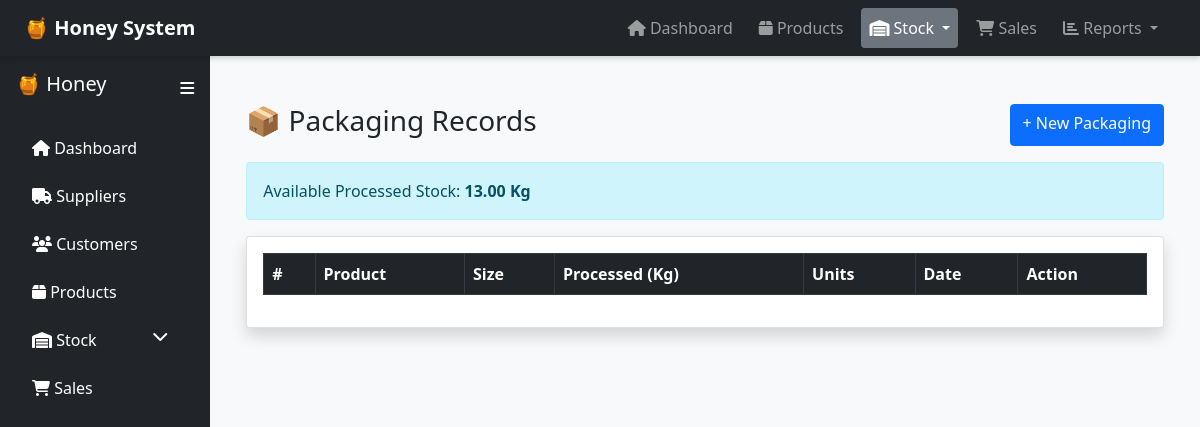
The page /stock/packaging/index.php on the database as committed earlier.
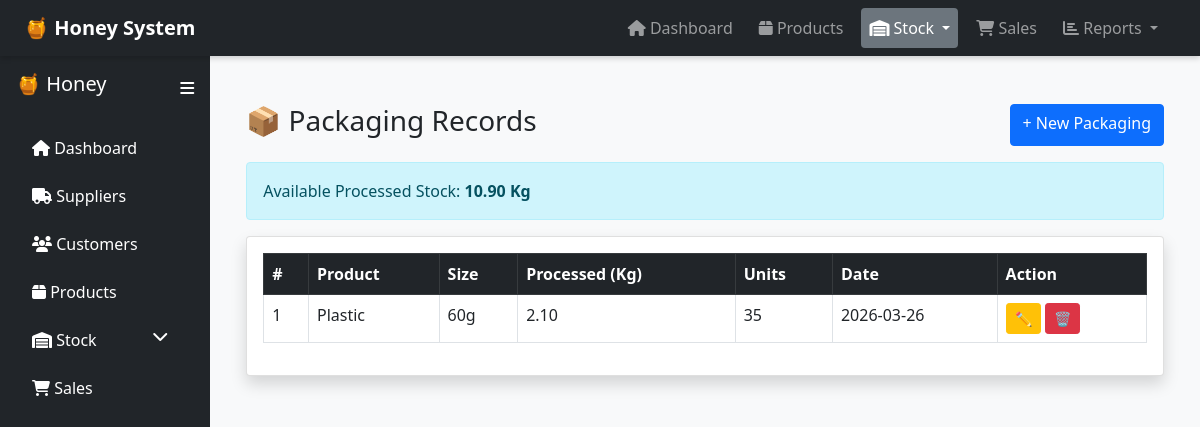
The same page on the database as committed later.
### tables this page shows
CREATE TABLE `processedhoneystock` (
  `ID` int(11) NOT NULL,
  `QuantityAvailableKg` decimal(10,2) DEFAULT 0.00,
  `LastUpdated` timestamp NOT NULL DEFAULT current_timestamp() ON UPDATE current_timestamp()
);

CREATE TABLE `packaging` (
  `PackagingID` int(11) NOT NULL,
  `BatchID` int(11) DEFAULT NULL,
  `ProductID` int(11) DEFAULT NULL,
  `QuantityProduced` int(11) DEFAULT NULL,
  `ProcessedUsedKg` decimal(10,2) DEFAULT NULL,
  `PackagingDate` date DEFAULT NULL
);

CREATE TABLE `products` (
  `ProductID` int(11) NOT NULL,
  `Name` varchar(100) DEFAULT NULL,
  `Size` varchar(50) DEFAULT NULL,
  `Price` decimal(10,2) DEFAULT NULL,
  `CreatedAt` timestamp NOT NULL DEFAULT current_timestamp()
);

### stock/packaging/index.php (the view, shortened to what this page needs)
<?php
include("../../config/db.php");
include("../../includes/layout.php");
$processed = $conn->query("SELECT QuantityAvailableKg FROM processedhoneystock LIMIT 1")->fetch();
$data = $conn->query("
    SELECT p.*, pr.Name, pr.Size
    FROM packaging p
    LEFT JOIN products pr ON p.ProductID = pr.ProductID
")->fetchAll();
?>
<div class="container mt-4">
    <div class="d-flex justify-content-between mb-3">
        <h3>📦 Packaging Records</h3>
        <a href="create.php" class="btn btn-primary">+ New Packaging</a>
    </div>
    <div class="alert alert-info">
        Available Processed Stock: <strong><?= $processed['QuantityAvailableKg'] ?> Kg</strong>
    </div>
    <div class="card shadow rounded-4">
        <div class="card-body">
            <table id="packagingTable" class="table table-bordered table-hover">
                <thead class="table-dark">
                    <tr>
                        <th>#</th>
                        <th>Product</th>
                        <th>Size</th>
                        <th>Processed (Kg)</th>
                        <th>Units</th>
                        <th>Date</th>
                        <th>Action</th>
                    </tr>
                </thead>
                <tbody>
                    <?php $i=0; foreach ($data as $d): ?>
                    <tr><?php $i++; ?>
                        <td><?= $i?></td>
                        <td><?= $d['Name'] ?></td>
                        <td><?= $d['Size'] ?></td>
                        <td><?= $d['ProcessedUsedKg'] ?></td>
                        <td><?= $d['QuantityProduced'] ?></td>
                        <td><?= $d['PackagingDate'] ?></td>
                        <td>
                            <a href="edit.php?id=<?= $d['PackagingID'] ?>"
                               class="btn btn-warning btn-sm">✏️</a>
                            <a href="delete.php?id=<?= $d['PackagingID'] ?>"
                               class="btn btn-danger btn-sm"
                               onclick="return confirm('Delete this record?')">
                               🗑️
                            </a>
                        </td>
                    </tr>
                    <?php endforeach; ?>
                </tbody>
            </table>
        </div>
    </div>
</div>
<?php include("../../includes/footer.php"); ?>

### includes/header.php (shortened to what this page needs)
<?php
$current_url = $_SERVER['REQUEST_URI'];
$base = "/honey-management-php/";
function isActive($url, $keyword){
    return strpos($url, $keyword) !== false ? 'active bg-secondary rounded' : '';
}
?>
<!DOCTYPE html>
<html lang="en">
<head>
<link href="https://cdn.jsdelivr.net/npm/bootstrap@5.0.2/dist/css/bootstrap.min.css" rel="stylesheet">
<link rel="stylesheet" href="https://cdnjs.cloudflare.com/ajax/libs/font-awesome/6.4.0/css/all.min.css">
<link rel="stylesheet" href="https://cdn.datatables.net/1.13.8/css/dataTables.bootstrap5.min.css">
<link rel="stylesheet" href="https://cdn.datatables.net/buttons/2.4.2/css/buttons.bootstrap5.min.css">
</head>
<body>
<nav class="navbar navbar-expand-lg navbar-dark bg-dark px-4">
    <a class="navbar-brand fw-bold" href="<?= $base ?>dashboard/index.php">
        🍯 Honey System
    </a>
    <div class="collapse navbar-collapse" id="navbarNav">
        <ul class="navbar-nav ms-auto">
            <li class="nav-item">
                <a class="nav-link <?= isActive($current_url, 'dashboard') ?>" href="<?= $base ?>dashboard/index.php">
                    <i class="fas fa-home"></i> Dashboard
                </a>
            </li>
            <li class="nav-item">
                <a class="nav-link <?= isActive($current_url, 'products') ?>" href="<?= $base ?>products/index.php">
                    <i class="fas fa-box"></i> Products
                </a>
            </li>
            <li class="nav-item dropdown">
                <a class="nav-link dropdown-toggle <?= isActive($current_url, 'stock') ?>" data-bs-toggle="dropdown">
                    <i class="fas fa-warehouse"></i> Stock
                </a>
            </li>
            <li class="nav-item">
                <a class="nav-link <?= isActive($current_url, 'sales') ?>" href="<?= $base ?>sales/index.php">
                    <i class="fas fa-shopping-cart"></i> Sales
                </a>
            </li>
            <li class="nav-item dropdown">
                <a class="nav-link dropdown-toggle <?= isActive($current_url, 'reports') ?>" data-bs-toggle="dropdown">
                    <i class="fas fa-chart-bar"></i> Reports
                </a>
            </li>
        </ul>
    </div>
</nav>

### includes/layout.php
<?php include("header.php"); ?>
<div class="d-flex">
    <?php include("sidebar.php"); ?>
    <div class="p-4" style="width:100%; background:#f8f9fa; min-height:100vh;">

### includes/sidebar.php (shortened to what this page needs)
<?php
$current_url = $_SERVER['REQUEST_URI'];
$base = "/honey-management-php/";
?>
<div id="sidebar" class="bg-dark text-white p-3 vh-100" style="width:250px; transition:0.3s;">
    <div class="d-flex justify-content-between align-items-center mb-4">
        <h5 id="logo">🍯 Honey</h5>
        <i class="fas fa-bars" style="cursor:pointer;" onclick="toggleSidebar()"></i>
    </div>
    <ul class="nav flex-column">
        <li class="nav-item mb-2">
            <a class="nav-link text-white <?= strpos($current_url, 'dashboard') ? 'bg-secondary rounded' : '' ?>"
               href="<?= $base ?>dashboard/index.php">
                <i class="fas fa-home"></i> <span class="text"> Dashboard</span>
            </a>
        </li>
        <li class="nav-item mb-2">
            <a class="nav-link text-white <?= strpos($current_url, 'suppliers') ? 'bg-secondary rounded' : '' ?>"
               href="<?= $base ?>suppliers/index.php">
                <i class="fas fa-truck"></i> <span class="text"> Suppliers</span>
            </a>
        </li>
        <li class="nav-item mb-2">
            <a class="nav-link text-white <?= strpos($current_url, 'customers') ? 'bg-secondary rounded' : '' ?>"
               href="<?= $base ?>customers/index.php">
                <i class="fas fa-users"></i> <span class="text"> Customers</span>
            </a>
        </li>
        <li class="nav-item mb-2">
            <a class="nav-link text-white <?= strpos($current_url, 'products') ? 'bg-secondary rounded' : '' ?>"
               href="<?= $base ?>products/index.php">
                <i class="fas fa-box"></i> <span class="text"> Products</span>
            </a>
        </li>
        <li class="nav-item mb-2">
            <div class="nav-link text-white d-flex justify-content-between" onclick="toggleStock()" style="cursor:pointer;">
                <span><i class="fas fa-warehouse"></i> <span class="text"> Stock</span></span>
                <i class="fas fa-chevron-down"></i>
            </div>
        </li>
        <li class="nav-item">
            <a class="nav-link text-white <?= strpos($current_url, 'sales') ? 'bg-secondary rounded' : '' ?>"
               href="<?= $base ?>sales/index.php">
                <i class="fas fa-shopping-cart"></i> <span class="text"> Sales</span>
            </a>
        </li>
    </ul>
</div>

### includes/footer.php (shortened to what this page needs)
    </div>
</div>
</body>
</html>

### includes/header.php (style rules this page uses)
body { overflow-x: hidden; }
.navbar { box-shadow: 0 2px 6px rgba(0,0,0,0.2); }
.nav-link { margin-right: 10px; transition: 0.2s; }

Rows that differ between the two databases and show on the page:
changed processedhoneystock: QuantityAvailableKg "13.00" → "10.90"
added packaging: ProductID.Name "Plastic", ProductID.Size "60g", ProcessedUsedKg "2.10", QuantityProduced "35", PackagingDate "2026-03-26"
